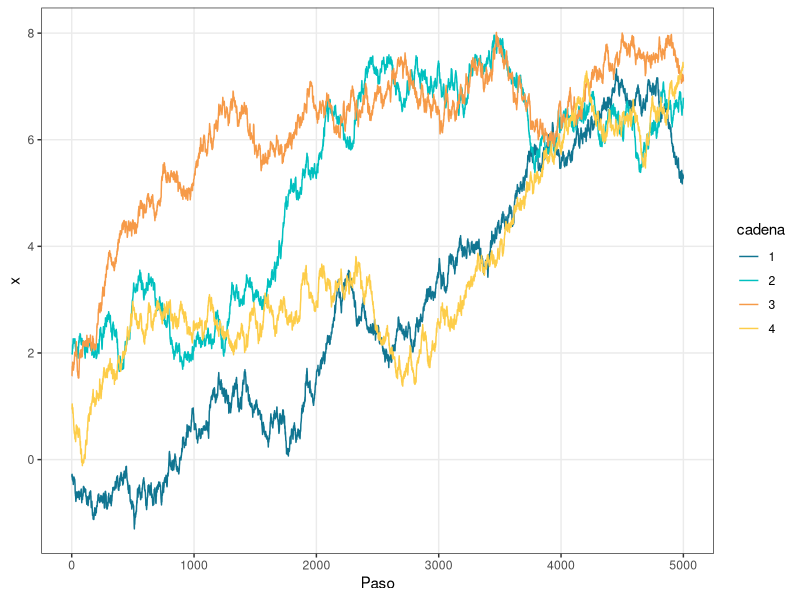
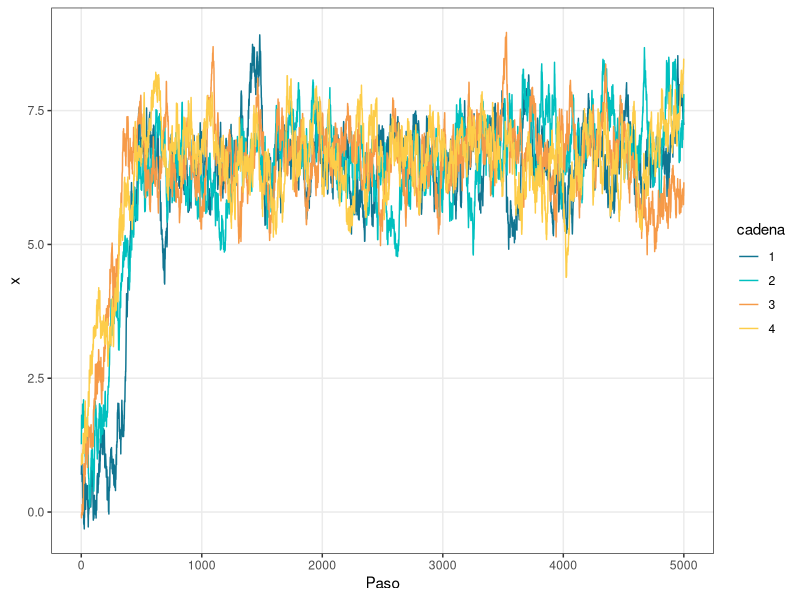
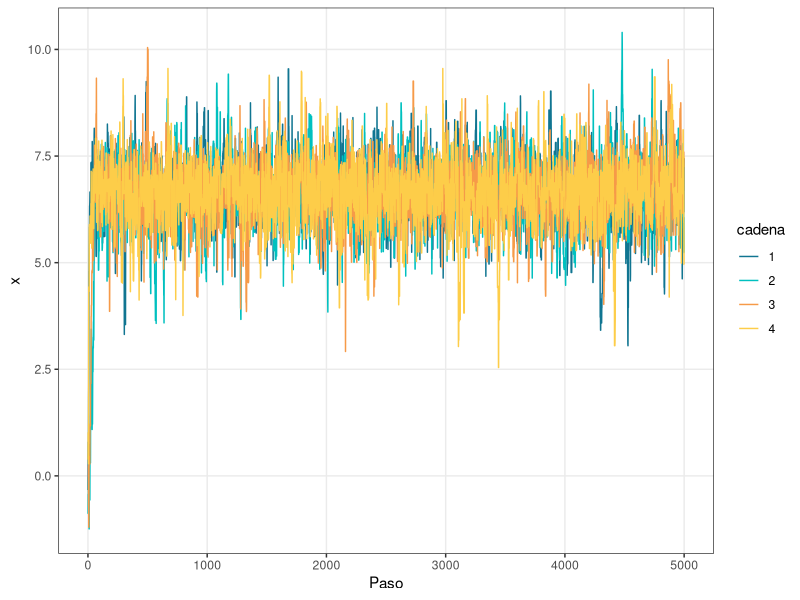
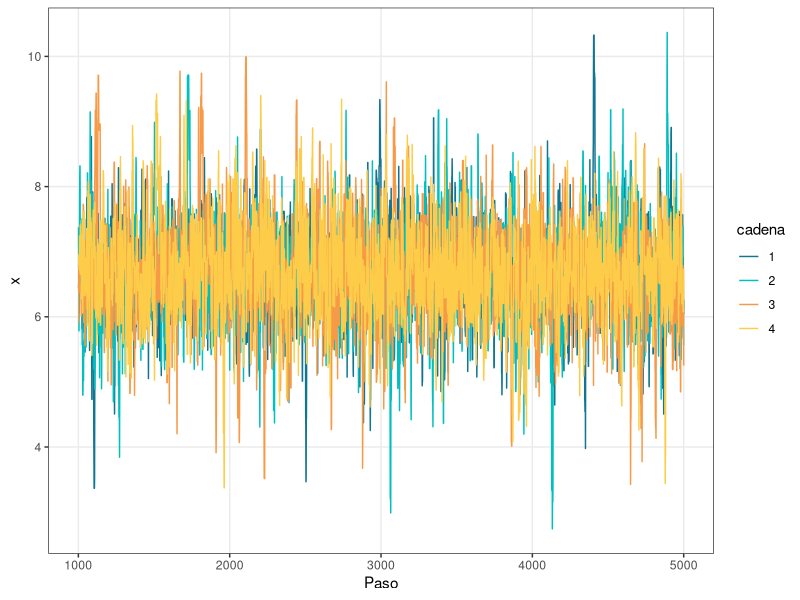
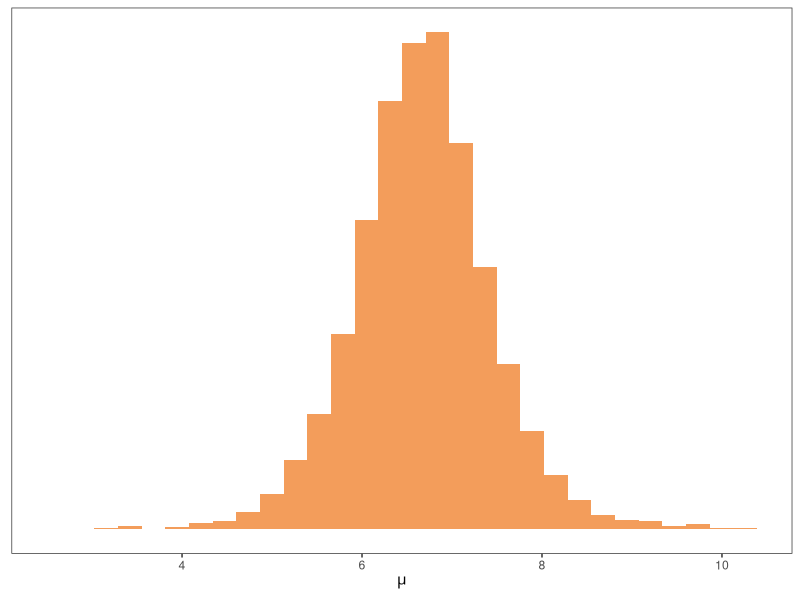

Write the R code that produced these figures, in order.
## ---- chunk 1
#| code-fold: true
#| warning: false
library(dplyr)
library(ggplot2)

custom_theme <- function() {
    theme_bw() +
    theme(panel.grid.minor = element_blank())
}

theme_set(custom_theme())

graficar_trazas <- function(df_muestras) {
    plt <- ggplot(df_muestras) +
        geom_line(aes(x = paso, y = valor, group = cadena, color = cadena)) +
        scale_color_manual(values = c("#107591", "#00c0bf", "#f69a48", "#fdcd49")) +
        labs(x = "Paso", y = "x")
    return(plt)
}

crear_df_muestras <- function(muestras) {
    # Muestras es una lista de vectores.
    # Hay tantos vectores como cadenas.

    n_cadenas <- length(muestras)
    n_muestras <- length(muestras[[1]])

    df <- data.frame(
        cadena = as.factor(rep(seq_len(n_cadenas), each = n_muestras)),
        paso = rep(seq_len(n_muestras), n_cadenas),
        valor = unlist(muestras)
    )

    return(df)
}

metropolis_hastings <- function(n, x, p, sigma) {
    # Algortimo de Metropolis Hastings en una dimensión con propuesta normal.
    #
    # Parámetros
    #  ------------------------------------------------------------------------
    # | n        | Cantidad de muestras a obtener.                             |
    # | x        | Posición inicial del algoritmo.                             |
    # | p        | Función de densidad objetivo, normalizada o sin normalizar. |
    # | sigma    | Desvío estándar de la distribución de propuesta normal.     |
    #  ------------------------------------------------------------------------

    muestras <- numeric(n)
    muestras[1] <- x

    for (i in seq_len(n - 1)) {
        x_actual <- muestras[i]
        x_propuesto <- rnorm(1, mean = x_actual, sd = sigma)

        p_actual <- p(x_actual)
        p_propuesto <- p(x_propuesto)

        if (runif(1) < (p_propuesto / p_actual)) {
            muestras[i + 1] <- x_propuesto
        } else {
            muestras[i + 1] <- x_actual
        }
    }

    return(muestras)
}

set.seed(1211)
## ---- chunk 2
calcular_W <- function(muestras) {
    # muestras: matriz de dimensión (n_muestras, n_cadenas)
    return(mean(apply(muestras, 2, var)))
}

calcular_B <- function(muestras) {
    # muestras: matriz de dimensión (n_muestras, n_cadenas)
    S <- nrow(muestras) # cantidad de muestras
    M <- ncol(muestras) # cantidad de cadenas
    media_cadenas <- apply(muestras, 2, mean)
    media_global <- mean(media_cadenas)
    diferencias_cuadrado <- (media_cadenas - media_global) ^ 2
    return(S / (M - 1) * sum(diferencias_cuadrado))
}

calcular_R <- function(muestras) {
    # muestras: matriz de dimensión (n_muestras, n_cadenas)
    S <- nrow(muestras)
    W <- calcular_W(muestras)
    B <- calcular_B(muestras)
    numerador <- ((S - 1) / S) * W + B / S
    return(sqrt(numerador / W))
}
## ---- chunk 3
calcular_n_eff <- function(muestras) {
    # muestras: vector de longitud 'n_muestras'
    autocorrelacion <- acf(muestras, lag = Inf, plot = FALSE)$acf
    limite <- which(autocorrelacion < 0.05)[1]
    numerador <- length(muestras)
    denominador <- 1 + 2 * sum(autocorrelacion[2:limite])
    return(numerador / denominador)
}
## ---- chunk 4
y <- c(
    5.8, 7.58, 8.55, 4.44, 7.76, 7.86, 6.56, 6.59, 6.57, 6.18,
    6.68, 6.05, 6.32, 7.33, 8.4, 7.12, 6.64, 6.16, 6.25, 10.15
)
## ---- chunk 5
# Función que depende de parámetros y datos
posterior_no_normalizado <- function(mu, y) {
    exp(sum(dnorm(y, mean = mu, sd = 1.2, log = FALSE)) + dnorm(mu, mean = 6, sd = 1.8, log = TRUE))
}

# Función que depende de parámetros
p <- purrr::partial(posterior_no_normalizado, y = y)

# Se comprueba que ambas calculan la misma cantidad
cat(posterior_no_normalizado(4, y) == p(4))
## ---- chunk 6
muestras <- list()
n_muestras <- 5000
n_cadenas <- 4
sigma <- 0.05

# Se llama a la función `metropolis_hastings` y se guardan los resultados en una lista.
# La posición inicial de las cadenas está dada por un valor al azar de una normal estándar.
for (j in seq_len(n_cadenas)) {
    muestras[[j]] <- metropolis_hastings(
        n = n_muestras,
        x = rnorm(1),
        p = p,
        sigma = sigma
    )
}
## ---- chunk 7
#| results: hold
df_muestras <- crear_df_muestras(muestras)
head(df_muestras)
tail(df_muestras)
## ---- chunk 8
#| fig-align: center
#| fig-width: 9
graficar_trazas(df_muestras)
## ---- chunk 9
muestras_matriz <- matrix(df_muestras$valor, ncol = n_cadenas, byrow = FALSE)
head(muestras_matriz)
## ---- chunk 10
R_hat <- calcular_R(muestras_matriz)
n_effs <- apply(muestras_matriz, 2, calcular_n_eff) # Para cada columna, calcular N_eff
n_eff <- sum(n_effs) # Sumar los N_eff de todas las cadenas

cat(
    "R_hat: ", R_hat, "\n",
    "N_eff por cadena: ", paste(round(n_effs, 4), collapse = ", "), "\n",
    "N_eff: ", round(n_eff, 4), "\n",
    sep = ""
)
## ---- chunk 11
muestras <- list()
n_muestras <- 5000
n_cadenas <- 4
sigma <- 0.15

for (j in seq_len(n_cadenas)) {
    muestras[[j]] <- metropolis_hastings(
        n = n_muestras,
        x = rnorm(1),
        p = p,
        sigma = sigma
    )
}

df_muestras <- crear_df_muestras(muestras)
## ---- chunk 12
#| fig-align: center
#| fig-width: 9
graficar_trazas(df_muestras)
## ---- chunk 13
muestras_matriz <- matrix(df_muestras$valor, ncol = n_cadenas, byrow = FALSE)
R_hat <- calcular_R(muestras_matriz)
n_effs <- apply(muestras_matriz, 2, calcular_n_eff)
n_eff <- sum(n_effs)

cat(
    "R_hat: ", R_hat, "\n",
    "N_eff por cadena: ", paste(round(n_effs, 4), collapse = ", "), "\n",
    "N_eff: ", round(n_eff, 4), "\n",
    sep = ""
)
## ---- chunk 14
muestras <- list()
n_muestras <- 5000
n_cadenas <- 4
sigma <- 1

for (j in seq_len(n_cadenas)) {
    muestras[[j]] <- metropolis_hastings(
        n = n_muestras,
        x = rnorm(1),
        p = p,
        sigma = sigma
    )
}

df_muestras <- crear_df_muestras(muestras)
## ---- chunk 15
#| fig-align: center
#| fig-width: 9
graficar_trazas(df_muestras)
## ---- chunk 16
muestras_matriz <- matrix(df_muestras$valor, ncol = n_cadenas, byrow = FALSE)
R_hat <- calcular_R(muestras_matriz)
n_effs <- apply(muestras_matriz, 2, calcular_n_eff)
n_eff <- sum(n_effs)

cat(
    "R_hat: ", R_hat, "\n",
    "N_eff por cadena: ", paste(round(n_effs, 4), collapse = ", "), "\n",
    "N_eff: ", round(n_eff, 4), "\n",
    sep = ""
)
## ---- chunk 17
muestras <- list()
n_muestras <- 5000
n_cadenas <- 4
sigma <- 1

for (j in seq_len(n_cadenas)) {
    muestras[[j]] <- metropolis_hastings(
        n = n_muestras,
        x = rnorm(1),
        p = p,
        sigma = sigma
    )
}

df_muestras <- crear_df_muestras(muestras) |> filter(paso > 1000)
## ---- chunk 18
#| fig-align: center
#| fig-width: 9
graficar_trazas(df_muestras)
## ---- chunk 19
muestras_matriz <- matrix(df_muestras$valor, ncol = n_cadenas, byrow = FALSE)
R_hat <- calcular_R(muestras_matriz)
n_effs <- apply(muestras_matriz, 2, calcular_n_eff)
n_eff <- sum(n_effs)

cat(
    "R_hat: ", R_hat, "\n",
    "N_eff por cadena: ", paste(round(n_effs, 4), collapse = ", "), "\n",
    "N_eff: ", round(n_eff, 4), "\n",
    sep = ""
)
## ---- chunk 20
#| results: hold
#| fig-align: center
#| fig-width: 7
ggplot(df_muestras) +
    geom_histogram(aes(x = valor), bins = 30, fill = "#f08533", alpha = 0.8) +
    labs(x = expression(mu), y = NULL) +
    theme(
        panel.grid.major = element_blank(),
        axis.ticks.y = element_blank(),
        axis.text.y = element_blank()
    )

media <- mean(df_muestras$valor)
ic <- quantile(df_muestras$valor, c(0.03, 0.97))
cat(
    "Media: ", media, "\n",
    "94% IC: ", paste(round(ic, 4), collapse = " - "), "\n",
    sep = ""
)
